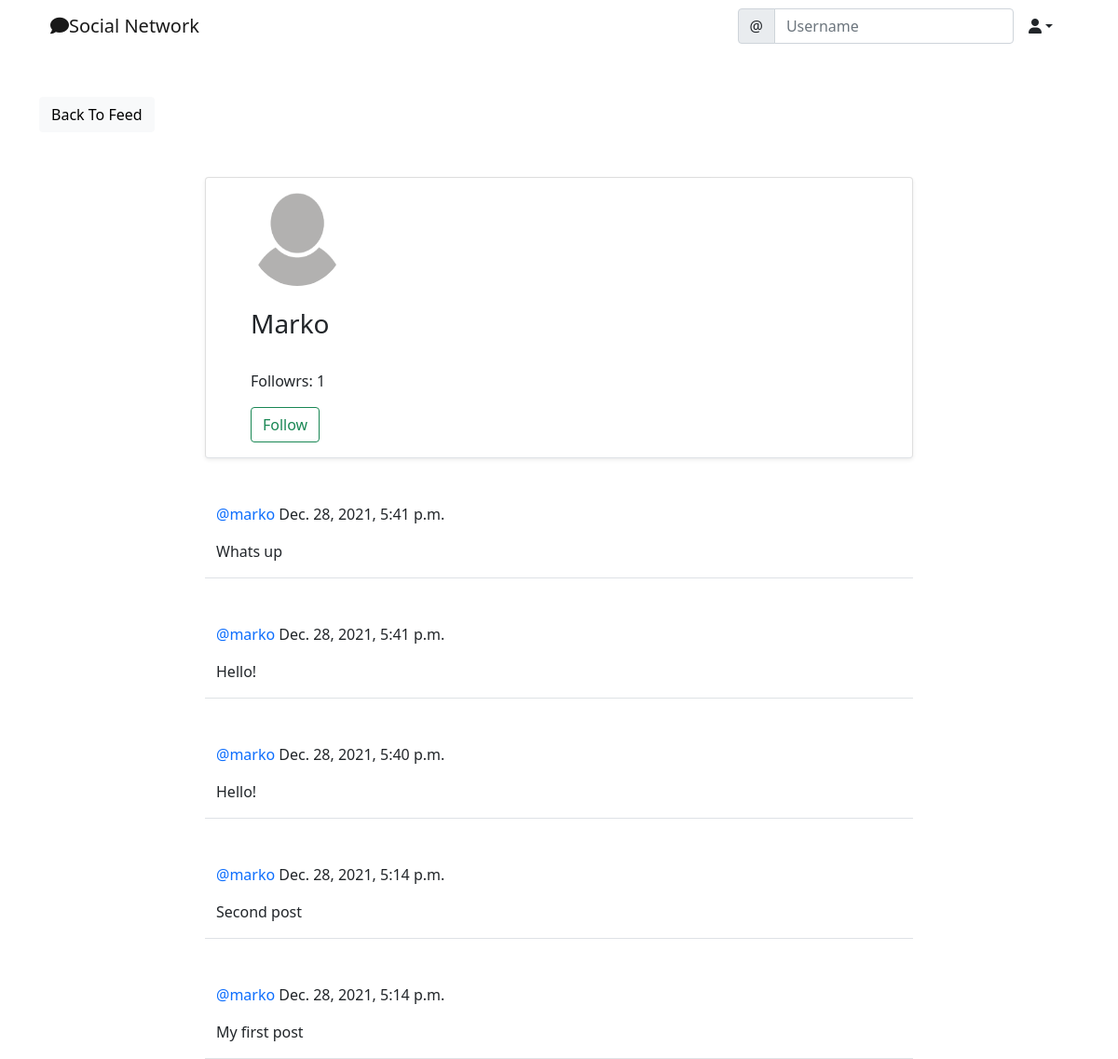
Screenshot of /social/profile/1 with the database file from the repository.
### social/models.py (models this page shows)
class UserProfile(models.Model):
    user = models.OneToOneField(User, primary_key=True, verbose_name='user', related_name='profile', on_delete=models.CASCADE)
    name = models.CharField(max_length=30, blank=True, null=True)
    bio = models.TextField(max_length=500, null=True, blank=True)
    birth_date = models.DateField(null=True, blank=True)
    location = models.CharField(max_length=100, blank=True, null=True)
    picture = models.ImageField(upload_to='uploads/profile_pictures', default='uploads/profile_pictures/default.png', blank=True)
    followers = models.ManyToManyField(User, blank=True, related_name='followers')

class Post(models.Model):
    body = models.TextField()
    created_on = models.DateTimeField(default=timezone.now)
    author = models.ForeignKey(User, on_delete=models.CASCADE)

### social/views.py (the view)
# urls.py: path('profile/<int:pk>', ProfileView.as_view(), name='profile'),
class ProfileView(View):
    def get(self, request, pk, *args, **kwargs):
        profile = UserProfile.objects.get(pk=pk)
        user = profile.user
        posts = Post.objects.filter(author=user).order_by('-created_on')
        followers = profile.followers.all()
        if len(followers) == 0:
            is_following = False
        for follower in followers:
            if follower == request.user:
                is_following = True
                break
            else:
                is_following = False
        number_of_followers = len(followers)
        context = {
            'user': user,
            'profile': profile,
            'posts': posts,
            'number_of_followers': number_of_followers,
            'is_following': is_following,
        }
        return render(request, 'social/profile.html', context)

### social/templates/social/profile.html (shortened to what this page needs)
{% extends 'landing/base.html' %}
{% load crispy_forms_tags %}
{% block content %}
    <div class="container">
        <div class="row mt-5">
            <div class="col-md-3 col-sm-6">
                <a href="{% url 'post-list' %}" class="btn btn-light">Back To Feed</a>
            </div>
        </div>
        <div class="row justify-content-center mt-5">
            <div class="card shadow-sm col-md-8 col-sm-12 border-bottom px-5 pt-3">
                <img src="{{profile.picture.url}}" class="rounded-circle" width="100" height="100"/>
                {% if profile.name %}
                    <h3 class="py-4">{{profile.name}}
                    </h3>
                {% endif %}
                <div class="mb-3">
                    <p>Followrs: {{number_of_followers}}</p>
                    {% if user == request.user %}
                    {% else %}
                        {% if is_following %}
                            <form method="POST" action="{% url 'remove-follower' profile.pk %}">
                                {% csrf_token %}
                                <button class="btn btn-outline-danger" type="submit">Unfollow</button>
                            </form>
                        {% else %}
                            <form method="POST" action="{% url 'add-follower' profile.pk %}">
                                <button class="btn btn-outline-success" type="submit">Follow</button>
                            </form>
                        {% endif %}
                    {% endif %}
                </div>
            </div>
        </div>
        {% for post in posts %}
        <div class="row justify-content-center mt-5">
            <div class="col-md-8 col-sm-12 border-bottom ">
                <p><a style="text-decoration: none;" class="text-primary" href="{% url 'profile' post.author.pk %}">@{{post.author}}</a> {{post.created_on}}</p>
                <div class="position-relative">
                    <p>{{post.body}}</p>
                </div>
            </div>
        </div>
        {% endfor %}
    </div>
{% endblock content %}

### rows the page displays
UserProfile: picture (placeholder picture), name "Marko"
Post: author "marko", created_on "Dec. 28, 2021, 5:41 p.m.", body "Whats up"
Post: author "marko", created_on "Dec. 28, 2021, 5:41 p.m.", body "Hello!"
Post: author "marko", created_on "Dec. 28, 2021, 5:40 p.m.", body "Hello!"
Post: author "marko", created_on "Dec. 28, 2021, 5:14 p.m.", body "Second post"
Post: author "marko", created_on "Dec. 28, 2021, 5:14 p.m.", body "My first post"

### other values shown
{{ number_of_followers }} "1"
